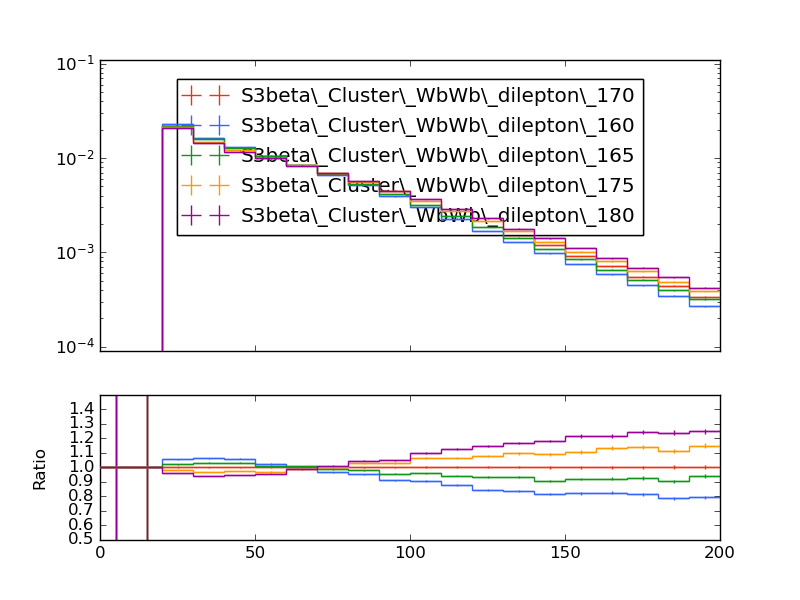

Reproduce this figure in Python.
#! /usr/bin/env python

# This Python script was auto-generated using YODA v2.0.1.
# Analysis object: /WbWb_dilepton/jet_pt_presel
# Timestamp: 27-02-2025 (11:02:16)

import matplotlib as mpl
import matplotlib.pyplot as plt
mpl.use('Agg') # comment out for interactive use
import os
import numpy as np

plotDir = os.path.split(os.path.realpath(__file__))[0]
if 'YODA_USER_PLOT_PATH' in globals():
    plot_outdir = globals()['YODA_USER_PLOT_PATH']
else:
    plot_outdir = plotDir

#plot style
plt.style.use(os.path.join(plotDir, '../default.mplstyle'))

plt.rcParams['text.usetex'] = False
plt.style.use(['classic'])
plt.rc('font', family='DejaVu Sans')
# plot metadata
figW, figH = plt.rcParams['figure.figsize']
ax_xLabel = r''
ax_yLabel = r''
ax_title  = r''
ax_xScale = 'linear'
ax_yScale = 'log'
xLims = (0.0, 200.0)
yLims = (9e-05, 0.11000000000000001)

# TeX-friendly labels for the legend
labels = {
    'legend' : ([ r"S3beta\_Cluster\_WbWb\_dilepton\_170", r"S3beta\_Cluster\_WbWb\_dilepton\_160", r"S3beta\_Cluster\_WbWb\_dilepton\_165", r"S3beta\_Cluster\_WbWb\_dilepton\_175", r"S3beta\_Cluster\_WbWb\_dilepton\_180" ], r""),
}

# Adjust canvas width and height
canvasW = 10.0
canvasH = 9.0
figW *= canvasW/10.
figH *= canvasH/9.

# Create figure and axis objects
fig, (ax, ratio0_ax) = plt.subplots(2, 1, sharex=True,
                  figsize=(figW,figH), gridspec_kw={'height_ratios': (6.0, 3.0)})

# Set figure margins
plt.subplots_adjust(
    left   = 1.0 * plt.rcParams['figure.subplot.left'],
    right  = 1.0 * plt.rcParams['figure.subplot.right'],
    top    = 1.0 * plt.rcParams['figure.subplot.top'],
    bottom = 1.0 * plt.rcParams['figure.subplot.bottom'])

ratio0_ax.yaxis.set_major_locator(mpl.ticker.MultipleLocator(0.1))
ratio0_ax.set_ylim(0.5, 1.4999)
ratio0_ax.set_ylabel('Ratio')

# the numerical data is stored in a separate file
dataf = dict()
prefix = os.path.split(__file__)[0]
if prefix:    prefix = prefix + '/'
exec(open(prefix+'jet_pt_presel__data.py').read(), dataf)


legend_handles = dict() # keep track of handles for the legend

# style options for curves
# starts at zorder>=5 to draw curve on top of legend
styles = {
  'S3beta_Cluster_WbWb_dilepton_170.yoda.gz': {
    'color' : '#EE3311',
    'linestyle' : '-',
    'linewidth' : 1,
    'marker' : 'none',
    'markersize' : 2,
    'capsize' : 0.0,
    'zorder' : 5,
    'histstyle' : 1,
    'drawstyle' : 'steps-pre',
    'xerrorbars' : 1,
    'yerrorbars' : 1,
    'fillcolor' : None,
    'fillopacity' : 1.0,
    'ratio0_linestyle' : '-',
    'ratio0_linewidth' : 1,
    'ratio0_marker' : 'none',
    'ratio0_markersize' : 2,
    'ratio0_capsize' : 0.0,
    'ratio0_zorder' : 5,
    'ratio0_histstyle' : 1,
    'ratio0_drawstyle' : 'steps-pre',
    'ratio0_xerrorbars' : 1,
    'ratio0_yerrorbars' : 1,
  },
  'S3beta_Cluster_WbWb_dilepton_160.yoda.gz': {
    'color' : '#3366FF',
    'linestyle' : '-',
    'linewidth' : 1,
    'marker' : 'none',
    'markersize' : 2,
    'capsize' : 0.0,
    'zorder' : 6,
    'histstyle' : 1,
    'drawstyle' : 'steps-pre',
    'xerrorbars' : 1,
    'yerrorbars' : 1,
    'fillcolor' : None,
    'fillopacity' : 1.0,
    'ratio0_linestyle' : '-',
    'ratio0_linewidth' : 1,
    'ratio0_marker' : 'none',
    'ratio0_markersize' : 2,
    'ratio0_capsize' : 0.0,
    'ratio0_zorder' : 6,
    'ratio0_histstyle' : 1,
    'ratio0_drawstyle' : 'steps-pre',
    'ratio0_xerrorbars' : 1,
    'ratio0_yerrorbars' : 1,
  },
  'S3beta_Cluster_WbWb_dilepton_165.yoda.gz': {
    'color' : '#109618',
    'linestyle' : '-',
    'linewidth' : 1,
    'marker' : 'none',
    'markersize' : 2,
    'capsize' : 0.0,
    'zorder' : 7,
    'histstyle' : 1,
    'drawstyle' : 'steps-pre',
    'xerrorbars' : 1,
    'yerrorbars' : 1,
    'fillcolor' : None,
    'fillopacity' : 1.0,
    'ratio0_linestyle' : '-',
    'ratio0_linewidth' : 1,
    'ratio0_marker' : 'none',
    'ratio0_markersize' : 2,
    'ratio0_capsize' : 0.0,
    'ratio0_zorder' : 7,
    'ratio0_histstyle' : 1,
    'ratio0_drawstyle' : 'steps-pre',
    'ratio0_xerrorbars' : 1,
    'ratio0_yerrorbars' : 1,
  },
  'S3beta_Cluster_WbWb_dilepton_175.yoda.gz': {
    'color' : '#FF9900',
    'linestyle' : '-',
    'linewidth' : 1,
    'marker' : 'none',
    'markersize' : 2,
    'capsize' : 0.0,
    'zorder' : 8,
    'histstyle' : 1,
    'drawstyle' : 'steps-pre',
    'xerrorbars' : 1,
    'yerrorbars' : 1,
    'fillcolor' : None,
    'fillopacity' : 1.0,
    'ratio0_linestyle' : '-',
    'ratio0_linewidth' : 1,
    'ratio0_marker' : 'none',
    'ratio0_markersize' : 2,
    'ratio0_capsize' : 0.0,
    'ratio0_zorder' : 8,
    'ratio0_histstyle' : 1,
    'ratio0_drawstyle' : 'steps-pre',
    'ratio0_xerrorbars' : 1,
    'ratio0_yerrorbars' : 1,
  },
  'S3beta_Cluster_WbWb_dilepton_180.yoda.gz': {
    'color' : '#990099',
    'linestyle' : '-',
    'linewidth' : 1,
    'marker' : 'none',
    'markersize' : 2,
    'capsize' : 0.0,
    'zorder' : 9,
    'histstyle' : 1,
    'drawstyle' : 'steps-pre',
    'xerrorbars' : 1,
    'yerrorbars' : 1,
    'fillcolor' : None,
    'fillopacity' : 1.0,
    'ratio0_linestyle' : '-',
    'ratio0_linewidth' : 1,
    'ratio0_marker' : 'none',
    'ratio0_markersize' : 2,
    'ratio0_capsize' : 0.0,
    'ratio0_zorder' : 9,
    'ratio0_histstyle' : 1,
    'ratio0_drawstyle' : 'steps-pre',
    'ratio0_xerrorbars' : 1,
    'ratio0_yerrorbars' : 1,
  },
}

# curve from input yoda files in main panel
for label, yvals in dataf['yvals'].items():
    if all(np.isnan(v) for v in dataf['yvals'][label]):
        continue
    tmp = None
    if styles[label]['histstyle']: # draw as histogram
        xpos = dataf['xedges'][label] if styles[label]['drawstyle'] else dataf['xpoints'][label]
        ypos = np.insert(yvals, 0, yvals[0]) if styles[label]['drawstyle'] else yvals
        if styles[label]['fillcolor']: # fill area below curve
            ax.fill_between(xpos, ypos, step='pre',
                            color=styles[label]['fillcolor'],
                            alpha=styles[label]['fillopacity'])
        tmp, = ax.plot(xpos, ypos,
                       color=styles[label]['color'],
                       linestyle=styles[label]['linestyle'],
                       linewidth=styles[label]['linewidth'],
                       drawstyle=styles[label]['drawstyle'], solid_joinstyle='miter',
                       zorder=styles[label]['zorder'], label=label)
    tmp = ax.errorbar(dataf['xpoints'][label], yvals,
                      xerr=np.array(dataf['xerrs'][label])*styles[label]['xerrorbars'],
                      yerr=np.array(dataf['yerrs'][label])*styles[label]['yerrorbars'],
                      fmt=styles[label]['marker'], capsize=styles[label]['capsize'],
                      markersize=styles[label]['markersize'],
                      ecolor=styles[label]['color'],
                      color=styles[label]['color'], zorder=styles[label]['zorder'])
    tmp[-1][0].set_linestyle(styles[label]['linestyle'])
    tmp[-1][0].set_linewidth(styles[label]['linewidth'])
    if label in dataf['add_legend_handle']:  legend_handles[label] = tmp
    for varLabel in dataf['variation_yvals'].keys():
        if varLabel.startswith(label):
            tmp, = ax.plot(dataf['xedges'][label], dataf['variation_yvals'][varLabel],
                           color=styles[label]['color'],
                           linestyle=styles[label]['linestyle'],
                           linewidth=styles[label]['linewidth'],
                           drawstyle='steps-pre', solid_joinstyle='miter',
                           zorder=styles[label]['zorder'], alpha=0.5)


# plots on ratio panel
# curve from input yoda files in ratio panel
for label, yvals in dataf['ratio0_yvals'].items():
    if all(np.isnan(v) for v in yvals):
        continue
    if styles[label]['ratio0_histstyle']: # plot as histogram
        xpos = dataf['xedges']['S3beta_Cluster_WbWb_dilepton_170.yoda.gz'] if styles[label]['ratio0_drawstyle'] else dataf['xpoints']['S3beta_Cluster_WbWb_dilepton_170.yoda.gz']
        ypos = np.insert(yvals, 0, yvals[0]) if styles[label]['ratio0_drawstyle'] else yvals
        ratio0_ax.plot(xpos, ypos,
                       color=styles[label]['color'],
                       linewidth=styles[label]['linewidth'],
                       linestyle=styles[label]['ratio0_linestyle'],
                       drawstyle=styles[label]['ratio0_drawstyle'], zorder=styles[label]['zorder'],
                       solid_joinstyle='miter')
    tmp = ratio0_ax.errorbar(dataf['xpoints']['S3beta_Cluster_WbWb_dilepton_170.yoda.gz'], yvals,
                             xerr=np.array(dataf['ref_xerrs'])*styles[label]['ratio0_xerrorbars'],
                             yerr=np.array(dataf['ratio0_yerrs'][label])*styles[label]['ratio0_yerrorbars'],
                             fmt=styles[label]['ratio0_marker'], capsize=styles[label]['ratio0_capsize'],
                             markersize=styles[label]['ratio0_markersize'],
                             ecolor=styles[label]['color'],
                             color=styles[label]['color'])
    tmp[-1][0].set_linestyle(styles[label]['ratio0_linestyle'])
    tmp[-1][0].set_linewidth(styles[label]['ratio0_linewidth'])

    for varlabel in dataf['ratio0_variation_vals'].keys():
        if varlabel.startswith(label):
            ratio0_ax.plot(dataf['xedges']['S3beta_Cluster_WbWb_dilepton_170.yoda.gz'],
                            dataf['ratio0_variation_vals'][varlabel],
                            color=styles[label]['color'],
                            linestyle=styles[label]['linestyle'],
                            linewidth=styles[label]['linewidth'],
                            drawstyle='steps-pre', solid_joinstyle='miter',
                            zorder=1, alpha=0.5)

legend_items = list(legend_handles.values())
ax.add_artist(ax.legend(legend_items,
                        labels['legend'][0],
                        title=labels['legend'][1],
                        alignment='left',
                        loc='upper center',
                        bbox_to_anchor=(0.5, 0.97)))

# set plot metadata as defined above
ratio0_ax.set_xlabel(ax_xLabel)
ratio0_ax.xaxis.set_label_coords(1., -0.15)
ax.set_ylabel(ax_yLabel, ha='right', va='top')
ax.yaxis.set_label_coords(-0.11, 1.0)
ax.set_title(ax_title, loc='left')
ax.set_xscale(ax_xScale)
ax.set_yscale(ax_yScale)
ax.set_xlim(xLims)
ax.set_ylim(yLims)

# tick formatting
plt.rcParams['xtick.top'] = True
plt.rcParams['ytick.right'] = True
ax.yaxis.set_major_locator(mpl.ticker.LogLocator(base=10.0, numticks=np.inf))
ax.yaxis.set_minor_locator(mpl.ticker.LogLocator(
                           base=10.0, subs=np.arange(0.1, 1, 0.1), numticks=np.inf))
fig.align_ylabels((ax, ratio0_ax))
plt.savefig(os.path.join(plot_outdir, 'jet_pt_presel.pdf'), format='PDF')
plt.savefig(os.path.join(plot_outdir, 'jet_pt_presel.png'), format='PNG')

plt.close(fig)
